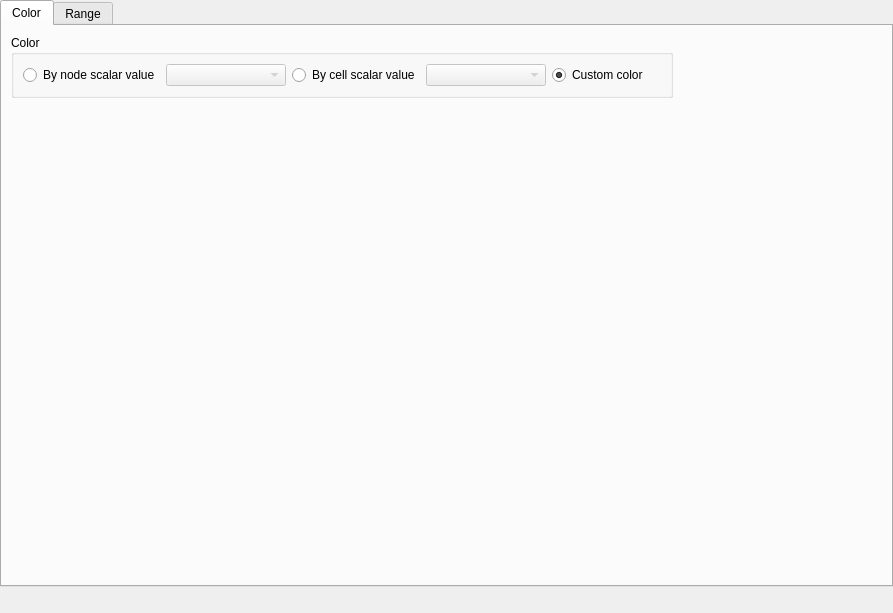
<?xml version="1.0" encoding="UTF-8"?>
<ui version="4.0">
 <class>GridBirdEyeWindowNodeScalarGroupDataItem_SettingEditWidget</class>
 <widget class="QWidget" name="GridBirdEyeWindowNodeScalarGroupDataItem_SettingEditWidget">
  <property name="geometry">
   <rect>
    <x>0</x>
    <y>0</y>
    <width>893</width>
    <height>613</height>
   </rect>
  </property>
  <property name="windowTitle">
   <string>Form</string>
  </property>
  <layout class="QVBoxLayout" name="verticalLayout_3">
   <property name="leftMargin">
    <number>0</number>
   </property>
   <property name="topMargin">
    <number>0</number>
   </property>
   <property name="rightMargin">
    <number>0</number>
   </property>
   <property name="bottomMargin">
    <number>0</number>
   </property>
   <item>
    <widget class="QTabWidget" name="tabWidget">
     <property name="currentIndex">
      <number>0</number>
     </property>
     <widget class="QWidget" name="colorTab">
      <attribute name="title">
       <string>Color</string>
      </attribute>
      <layout class="QVBoxLayout" name="verticalLayout" stretch="0,1">
       <item>
        <layout class="QHBoxLayout" name="horizontalLayout_4">
         <item>
          <widget class="QGroupBox" name="colorGroupBox">
           <property name="title">
            <string>Color</string>
           </property>
           <layout class="QHBoxLayout" name="horizontalLayout_3">
            <item>
             <widget class="QRadioButton" name="nodeScalarRadioButton">
              <property name="text">
               <string>By node scalar value</string>
              </property>
             </widget>
            </item>
            <item>
             <widget class="QComboBox" name="nodeScalarComboBox">
              <property name="enabled">
               <bool>false</bool>
              </property>
              <property name="minimumSize">
               <size>
                <width>120</width>
                <height>20</height>
               </size>
              </property>
             </widget>
            </item>
            <item>
             <widget class="QRadioButton" name="cellScalarRadioButton">
              <property name="text">
               <string>By cell scalar value</string>
              </property>
             </widget>
            </item>
            <item>
             <widget class="QComboBox" name="cellScalarComboBox">
              <property name="enabled">
               <bool>false</bool>
              </property>
              <property name="minimumSize">
               <size>
                <width>120</width>
                <height>20</height>
               </size>
              </property>
             </widget>
            </item>
            <item>
             <widget class="QRadioButton" name="specificRadioButton">
              <property name="text">
               <string>Custom color</string>
              </property>
              <property name="checked">
               <bool>true</bool>
              </property>
             </widget>
            </item>
            <item>
             <widget class="ColorEditWidget" name="colorEditWidget"/>
            </item>
           </layout>
          </widget>
         </item>
         <item>
          <spacer name="horizontalSpacer_4">
           <property name="orientation">
            <enum>Qt::Horizontal</enum>
           </property>
           <property name="sizeHint" stdset="0">
            <size>
             <width>40</width>
             <height>20</height>
            </size>
           </property>
          </spacer>
         </item>
        </layout>
       </item>
       <item>
        <widget class="QWidgetContainer" name="colorMapWidget" native="true">
         <property name="enabled">
          <bool>false</bool>
         </property>
        </widget>
       </item>
      </layout>
     </widget>
     <widget class="QWidget" name="rangeTab">
      <attribute name="title">
       <string>Range</string>
      </attribute>
      <layout class="QVBoxLayout" name="verticalLayout_2">
       <item>
        <layout class="QHBoxLayout" name="horizontalLayout">
         <item>
          <widget class="Region2dSettingEditWidget" name="rangeWidget" native="true"/>
         </item>
         <item>
          <spacer name="horizontalSpacer">
           <property name="orientation">
            <enum>Qt::Horizontal</enum>
           </property>
           <property name="sizeHint" stdset="0">
            <size>
             <width>40</width>
             <height>20</height>
            </size>
           </property>
          </spacer>
         </item>
        </layout>
       </item>
       <item>
        <spacer name="verticalSpacer">
         <property name="orientation">
          <enum>Qt::Vertical</enum>
         </property>
         <property name="sizeHint" stdset="0">
          <size>
           <width>20</width>
           <height>467</height>
          </size>
         </property>
        </spacer>
       </item>
      </layout>
     </widget>
    </widget>
   </item>
   <item>
    <layout class="QHBoxLayout" name="horizontalLayout_2" stretch="0,1">
     <item>
      <widget class="TransparencyWidget" name="opacityWidget" native="true"/>
     </item>
     <item>
      <spacer name="horizontalSpacer_2">
       <property name="orientation">
        <enum>Qt::Horizontal</enum>
       </property>
       <property name="sizeHint" stdset="0">
        <size>
         <width>40</width>
         <height>20</height>
        </size>
       </property>
      </spacer>
     </item>
    </layout>
   </item>
  </layout>
 </widget>
 <customwidgets>
  <customwidget>
   <class>QWidgetContainer</class>
   <extends>QWidget</extends>
   <header>misc/qwidgetcontainer.h</header>
   <container>1</container>
  </customwidget>
  <customwidget>
   <class>ColorEditWidget</class>
   <extends>QLabel</extends>
   <header>guibase/widget/coloreditwidget.h</header>
   <container>1</container>
  </customwidget>
  <customwidget>
   <class>TransparencyWidget</class>
   <extends>QWidget</extends>
   <header>guibase/widget/transparencywidget.h</header>
   <container>1</container>
  </customwidget>
  <customwidget>
   <class>Region2dSettingEditWidget</class>
   <extends>QWidget</extends>
   <header>guicore/region/region2dsettingeditwidget.h</header>
   <container>1</container>
  </customwidget>
 </customwidgets>
 <resources/>
 <connections>
  <connection>
   <sender>specificRadioButton</sender>
   <signal>toggled(bool)</signal>
   <receiver>colorEditWidget</receiver>
   <slot>setEnabled(bool)</slot>
   <hints>
    <hint type="sourcelabel">
     <x>82</x>
     <y>34</y>
    </hint>
    <hint type="destinationlabel">
     <x>150</x>
     <y>40</y>
    </hint>
   </hints>
  </connection>
  <connection>
   <sender>nodeScalarRadioButton</sender>
   <signal>toggled(bool)</signal>
   <receiver>nodeScalarComboBox</receiver>
   <slot>setEnabled(bool)</slot>
   <hints>
    <hint type="sourcelabel">
     <x>128</x>
     <y>64</y>
    </hint>
    <hint type="destinationlabel">
     <x>170</x>
     <y>67</y>
    </hint>
   </hints>
  </connection>
  <connection>
   <sender>cellScalarRadioButton</sender>
   <signal>toggled(bool)</signal>
   <receiver>cellScalarComboBox</receiver>
   <slot>setEnabled(bool)</slot>
   <hints>
    <hint type="sourcelabel">
     <x>94</x>
     <y>86</y>
    </hint>
    <hint type="destinationlabel">
     <x>164</x>
     <y>92</y>
    </hint>
   </hints>
  </connection>
  <connection>
   <sender>specificRadioButton</sender>
   <signal>toggled(bool)</signal>
   <receiver>colorMapWidget</receiver>
   <slot>setDisabled(bool)</slot>
   <hints>
    <hint type="sourcelabel">
     <x>30</x>
     <y>36</y>
    </hint>
    <hint type="destinationlabel">
     <x>46</x>
     <y>135</y>
    </hint>
   </hints>
  </connection>
 </connections>
</ui>
